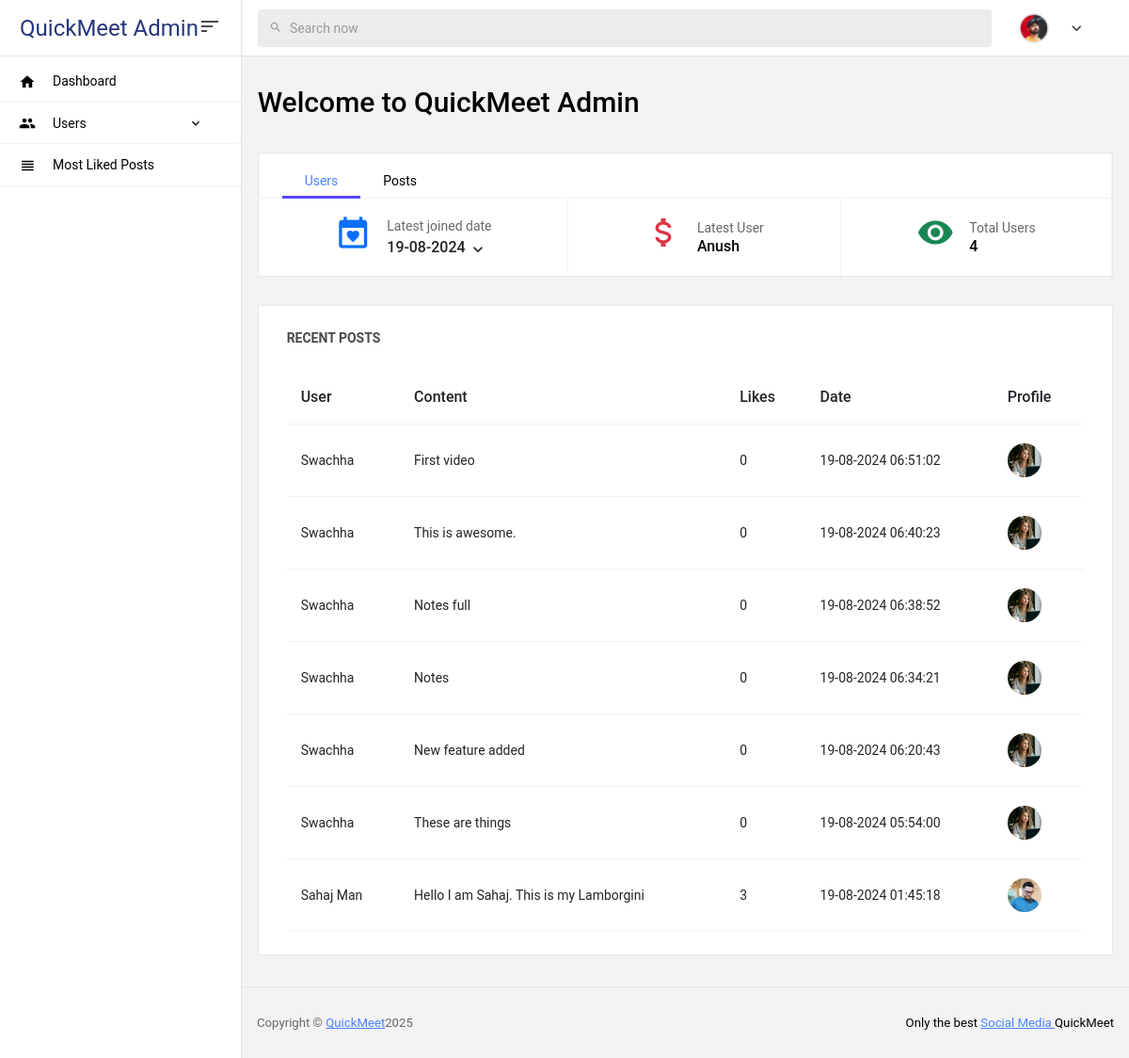
Screenshot of /admin/index.php (signed in) with the database file from the repository.
### tables this page shows
CREATE TABLE `tbl_social_users` (
  `id` int(11) NOT NULL,
  `username` varchar(50) NOT NULL,
  `email` varchar(50) NOT NULL,
  `password` varchar(255) NOT NULL,
  `filename` varchar(50) NOT NULL,
  `address` varchar(50) NOT NULL,
  `joined` varchar(50) NOT NULL,
  `background` varchar(100) NOT NULL,
  `about` varchar(100) NOT NULL,
  `web` varchar(20) NOT NULL
);

CREATE TABLE `tbl_posts` (
  `id` int(11) NOT NULL,
  `content` varchar(100) NOT NULL,
  `filename` varchar(100) NOT NULL,
  `user` varchar(50) NOT NULL,
  `postTime` varchar(50) NOT NULL,
  `pfp` varchar(50) NOT NULL,
  `likes` int(11) NOT NULL
);

### admin/Database.php (called while the page is built, shortened)
<?php
class Database{
    public function dbConnection(){
        $host = 'localhost';
        $username = 'root';
        $password = '';
        $database = 'social_db';
        $connect = mysqli_connect($host,$username,$password,$database);
        if($connect){
            return $connect;
        }
    }
    public function numOfRows($table_name){
        $connect = $this->dbConnection();
        $sql = "SELECT * FROM `$table_name`";
        $query = $connect->query($sql);
        $num_rows = mysqli_num_rows($query);
        return $num_rows;
    }
    public function selectLatest($table_name){
        $connect = $this->dbConnection();
        $sql = "SELECT * FROM `$table_name` WHERE id=(SELECT max(id) FROM `$table_name`)";
        $query = $connect->query($sql);
        $data = $query->fetch_assoc();
        return $data;
    }
    public function getPosts($orderBy){
        $connect = $this->dbConnection();
        $sql = "SELECT * FROM tbl_posts ORDER BY `$orderBy` DESC";
        $query = $connect->query($sql);
        return $query;
    }
}
?>

### admin/index.php (the view, shortened to what this page needs)
<?php
  include_once('header.php');
  include_once('sidebar.php');
  include_once('Database.php');
  $objDb = new Database();
  $latestUser = $objDb->selectLatest('tbl_social_users');
  $allPosts = $objDb->getPosts('id');
?>
          <div class="row">
            <div class="col-md-12 grid-margin">
              <div class="d-flex justify-content-between flex-wrap">
                <div class="d-flex align-items-end flex-wrap">
                  <div class="me-md-3 me-xl-5">
                    <h2>Welcome to QuickMeet Admin</h2>
                  </div>
                </div>
              </div>
            </div>
          </div>
          <div class="row">
            <div class="col-md-12 grid-margin stretch-card">
              <div class="card">
                <div class="card-body dashboard-tabs p-0">
                  <ul class="nav nav-tabs px-4" role="tablist">
                    <li class="nav-item">
                      <a class="nav-link active" id="overview-tab" data-bs-toggle="tab" href="#overview" role="tab" aria-controls="overview" aria-selected="true">Users</a>
                    </li>
                    <li class="nav-item">
                      <a class="nav-link" id="sales-tab" data-bs-toggle="tab" href="#sales" role="tab" aria-controls="sales" aria-selected="false">Posts</a>
                    </li>
                  </ul>
                  <div class="tab-content py-0 px-0">
                    <div class="tab-pane fade show active" id="overview" role="tabpanel" aria-labelledby="overview-tab">
                      <div class="d-flex flex-wrap justify-content-xl-between">
                        <div class="d-none d-xl-flex border-md-right flex-grow-1 align-items-center justify-content-center p-3 item">
                          <i class="mdi mdi-calendar-heart icon-lg me-3 text-primary"></i>
                          <div class="d-flex flex-column justify-content-around">
                            <small class="mb-1 text-muted">Latest joined date</small>
                            <div class="dropdown">
                              <a class="btn btn-secondary dropdown-toggle p-0 bg-transparent border-0 text-dark shadow-none font-weight-medium" href="#" role="button" id="dropdownMenuLinkA" data-bs-toggle="dropdown" aria-haspopup="true" aria-expanded="false">
                                <h5 class="mb-0 d-inline-block"><?php echo $latestUser['joined']; ?></h5>
                              </a>
                            </div>
                          </div>
                        </div>
                        <div class="d-flex border-md-right flex-grow-1 align-items-center justify-content-center p-3 item">
                          <i class="mdi mdi-currency-usd me-3 icon-lg text-danger"></i>
                          <div class="d-flex flex-column justify-content-around">
                            <small class="mb-1 text-muted">Latest User</small>
                            <h5 class="me-2 mb-0"><?php echo $latestUser['username']; ?></h5>
                          </div>
                        </div>
                        <div class="d-flex border-md-right flex-grow-1 align-items-center justify-content-center p-3 item">
                          <i class="mdi mdi-eye me-3 icon-lg text-success"></i>
                          <div class="d-flex flex-column justify-content-around">
                            <small class="mb-1 text-muted">Total Users</small>
                            <h5 class="me-2 mb-0"><?php echo $objDb->numOfRows('tbl_social_users'); ?></h5>
                          </div>
                        </div>
                      </div>
                    </div>
                  </div>
                </div>
              </div>
            </div>
          </div>
          <div class="row">
            <div class="col-md-12 stretch-card">
              <div class="card">
                <div class="card-body">
                  <p class="card-title">Recent posts</p>
                  <div class="table-responsive">
                    <table id="recent-purchases-listing" class="table">
                      <thead>
                        <tr>
                            <th>User</th>
                            <th>Content</th>
                            <th>Likes</th>
                            <th>Date</th>
                            <th>Profile</th>
                        </tr>
                      </thead>
                      <tbody>
                        <?php while($data=$allPosts->fetch_assoc()){ ?>
                          <tr>
                              <td><?php echo $data['user'] ?></td>
                              <td><?php echo $data['content'] ?></td>
                              <td><?php echo $data['likes'] ?></td>
                              <td><?php echo $data['postTime'] ?></td>
                              <td><img src="../pfp/<?php echo $data['pfp']; ?>" alt="profile"/></td>
                          </tr>
                        <?php } ?>
                      </tbody>
                    </table>
                  </div>
                </div>
              </div>
            </div>
          </div>
<?php include_once('footer.php')?>

### rows the page displays
tbl_social_users: joined "19-08-2024", username "Anush"
tbl_posts: user "Swachha", content "First video", likes "0", postTime "19-08-2024 06:51:02", pfp (picture)
tbl_posts: user "Swachha", content "This is awesome.", likes "0", postTime "19-08-2024 06:40:23", pfp (picture)
tbl_posts: user "Swachha", content "Notes full", likes "0", postTime "19-08-2024 06:38:52", pfp (picture)
tbl_posts: user "Swachha", content "Notes", likes "0", postTime "19-08-2024 06:34:21", pfp (picture)
tbl_posts: user "Swachha", content "New feature added", likes "0", postTime "19-08-2024 06:20:43", pfp (picture)
tbl_posts: user "Swachha", content "These are things", likes "0", postTime "19-08-2024 05:54:00", pfp (picture)
tbl_posts: user "Sahaj Man", content "Hello I am Sahaj. This is my Lamborgini", likes "3", postTime "19-08-2024 01:45:18", pfp (picture)

### other values shown
$objDb->numOfRows('tbl_social_users') "4"
